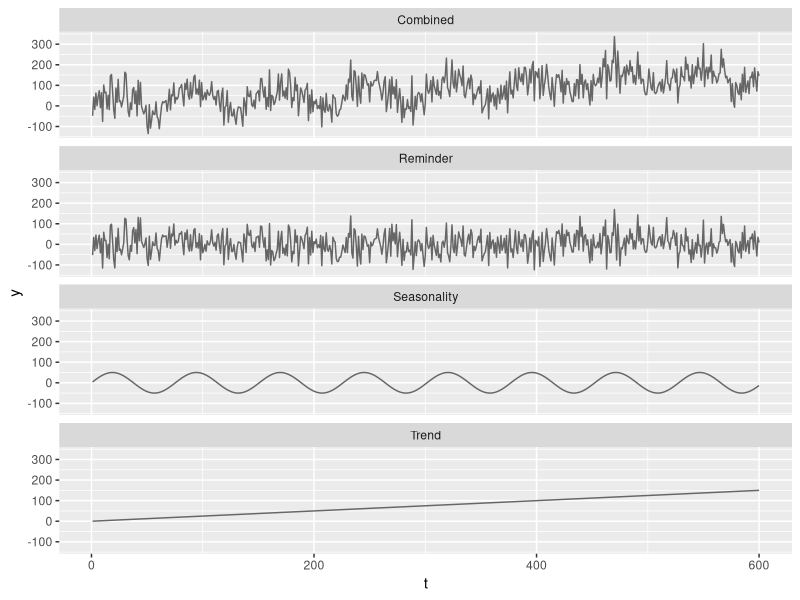
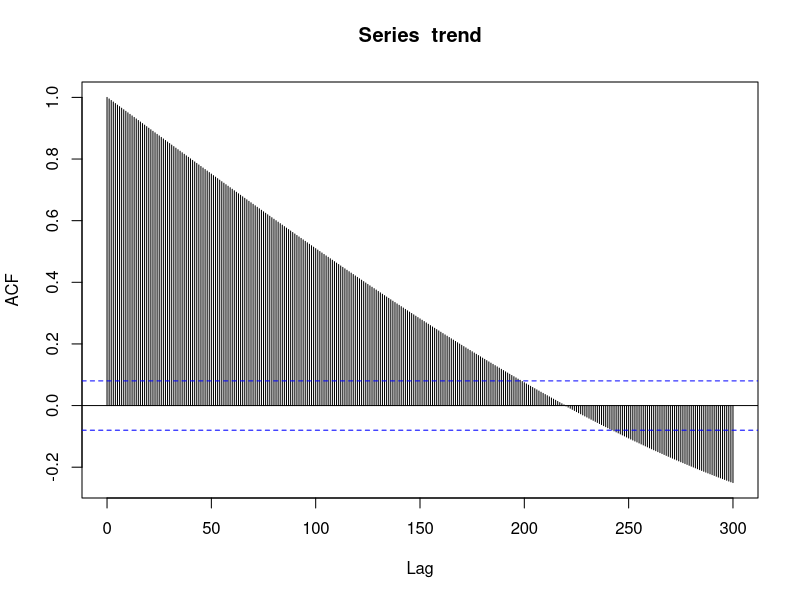
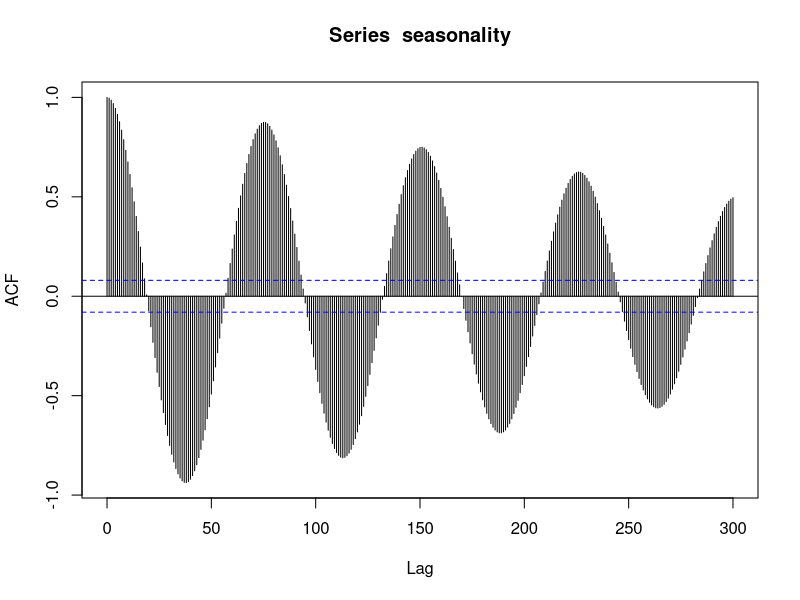
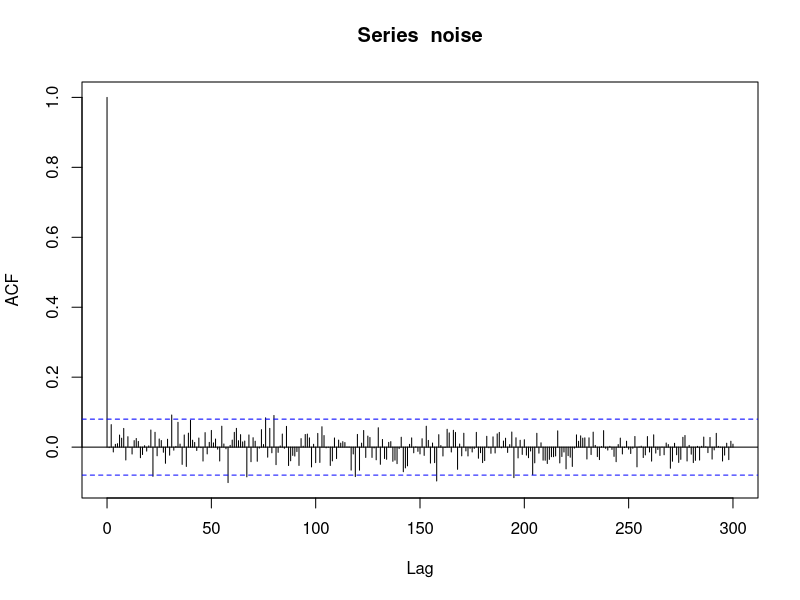
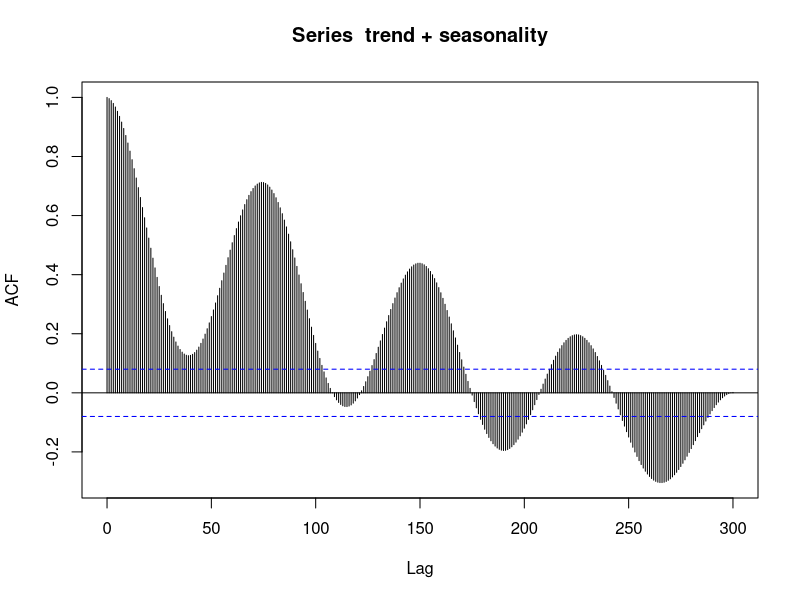
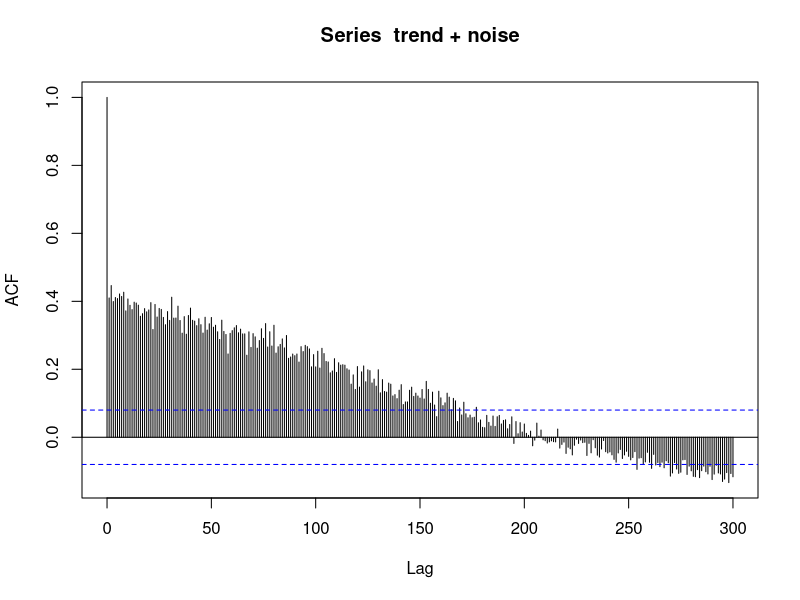
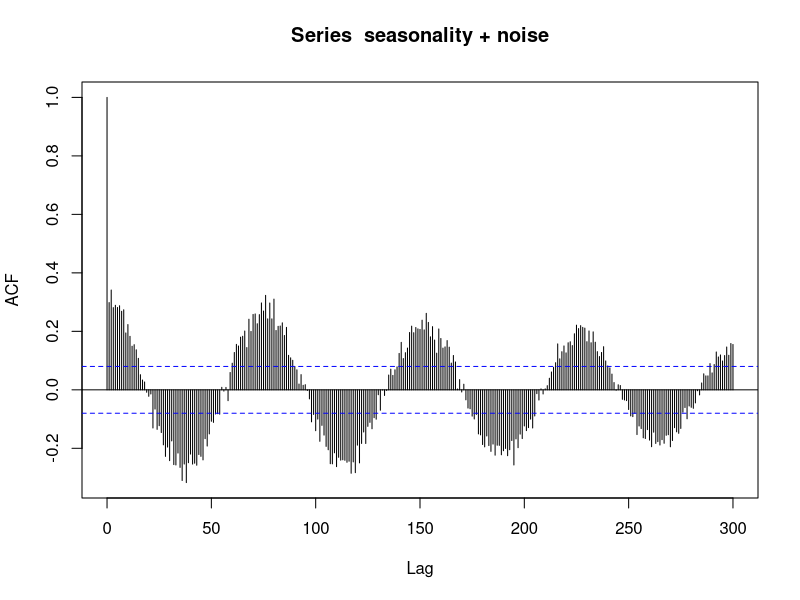
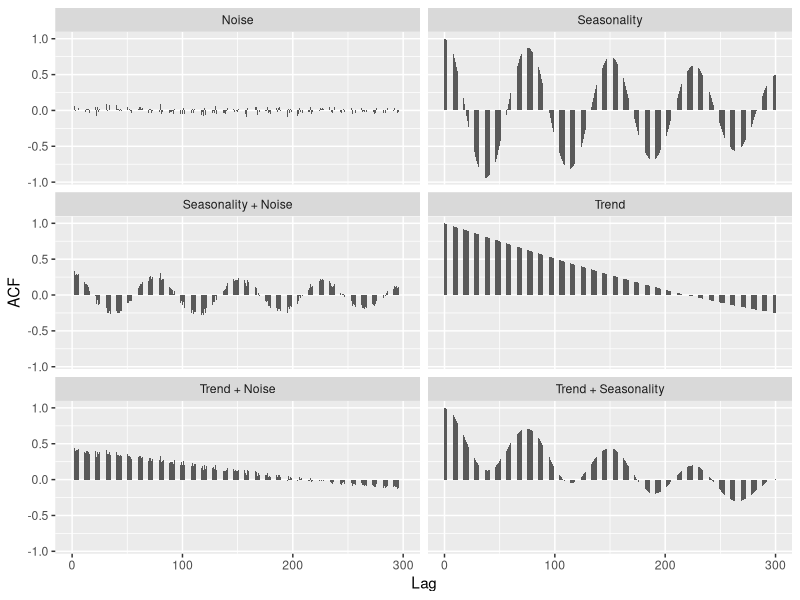

Recreate these plots in R, in order.
# libraries --------------------------------------------------------------------
library(ggplot2)
library(tidyverse)


# generate data ----------------------------------------------------------------
# 50 years of monthly data
n <- 50*12

# data frame
df <- data.frame(t=numeric(), y=numeric(), type=character())

# timepoints
t <- 1:n

# trend
trend <- t * 0.25
df <- df %>% add_row(data.frame(t=t, y=trend, type="Trend"))

# seasonality
seasonality <- sin(t/12) * 50
df <- df %>% add_row(data.frame(t=t, y=seasonality, type="Seasonality"))

# reminder
noise <- rnorm(n, 0, 50)
df <- df %>% add_row(data.frame(t=t, y=noise, type="Reminder"))

# merge 
df <- df %>% add_row(data.frame(t=t,
                                y=trend + seasonality + noise,
                                type="Combined"))

# plot
ggplot(df, aes(x=t, y=y)) +
  geom_line(color="grey40") +
  facet_wrap( ~ type, ncol=1)


# acf --------------------------------------------------------------------------
df_acf <- data.frame(Lag=numeric(), ACF=numeric(), type=character())

acf <- acf(trend, lag.max = 300)
df_acf <- df_acf %>% add_row(data.frame(Lag=acf$lag, ACF=acf$acf, type="Trend"))

acf <- acf(seasonality, lag.max = 300)
df_acf <- df_acf %>% add_row(data.frame(Lag=acf$lag, ACF=acf$acf, type="Seasonality"))

acf <- acf(noise, lag.max = 300)
df_acf <- df_acf %>% add_row(data.frame(Lag=acf$lag, ACF=acf$acf, type="Noise"))

acf <- acf(trend + seasonality, lag.max = 300)
df_acf <- df_acf %>% add_row(data.frame(Lag=acf$lag, ACF=acf$acf, type="Trend + Seasonality"))

acf <- acf(trend + noise, lag.max = 300)
df_acf <- df_acf %>% add_row(data.frame(Lag=acf$lag, ACF=acf$acf, type="Trend + Noise"))

acf <- acf(seasonality + noise, lag.max = 300)
df_acf <- df_acf %>% add_row(data.frame(Lag=acf$lag, ACF=acf$acf, type="Seasonality + Noise"))

# plot
ggplot(df_acf, aes(x=Lag, y=ACF)) +
  geom_bar(stat="identity", width = 0.5) +
  facet_wrap( ~ type, ncol=2)
